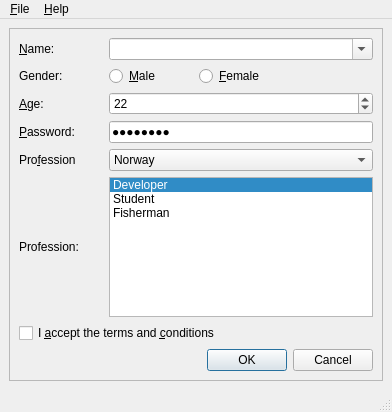
<ui version="4.0" >
 <class>MainWindow</class>
 <widget class="QMainWindow" name="MainWindow" >
  <property name="geometry" >
   <rect>
    <x>0</x>
    <y>0</y>
    <width>392</width>
    <height>412</height>
   </rect>
  </property>
  <property name="windowTitle" >
   <string>MainWindow</string>
  </property>
  <widget class="QWidget" name="centralwidget" >
   <layout class="QVBoxLayout" >
    <property name="margin" >
     <number>9</number>
    </property>
    <property name="spacing" >
     <number>6</number>
    </property>
    <item>
     <widget class="QFrame" name="mainFrame" >
      <property name="frameShape" >
       <enum>QFrame::StyledPanel</enum>
      </property>
      <property name="frameShadow" >
       <enum>QFrame::Raised</enum>
      </property>
      <layout class="QGridLayout" >
       <property name="margin" >
        <number>9</number>
       </property>
       <property name="spacing" >
        <number>6</number>
       </property>
       <item row="0" column="1" colspan="3" >
        <widget class="QComboBox" name="nameCombo" >
         <property name="toolTip" >
          <string>Specify your name</string>
         </property>
         <property name="editable" >
          <bool>true</bool>
         </property>
         <property name="currentIndex" >
          <number>-1</number>
         </property>
         <item>
          <property name="text" >
           <string>Girish</string>
          </property>
         </item>
         <item>
          <property name="text" >
           <string>Jasmin</string>
          </property>
         </item>
         <item>
          <property name="text" >
           <string>Simon</string>
          </property>
         </item>
         <item>
          <property name="text" >
           <string>Zack</string>
          </property>
         </item>
        </widget>
       </item>
       <item row="1" column="3" >
        <spacer>
         <property name="orientation" >
          <enum>Qt4::Horizontal</enum>
         </property>
         <property name="sizeHint" >
          <size>
           <width>40</width>
           <height>20</height>
          </size>
         </property>
        </spacer>
       </item>
       <item row="1" column="2" >
        <widget class="QRadioButton" name="femaleRadioButton" >
         <property name="styleSheet" >
          <string>Check this if you are female</string>
         </property>
         <property name="text" >
          <string>&amp;Female</string>
         </property>
        </widget>
       </item>
       <item row="1" column="0" >
        <widget class="QLabel" name="genderLabel" >
         <property name="text" >
          <string>Gender:</string>
         </property>
        </widget>
       </item>
       <item row="2" column="0" >
        <widget class="QLabel" name="ageLabel" >
         <property name="text" >
          <string>&amp;Age:</string>
         </property>
         <property name="buddy" >
          <cstring>ageSpinBox</cstring>
         </property>
        </widget>
       </item>
       <item row="1" column="1" >
        <widget class="QRadioButton" name="maleRadioButton" >
         <property name="toolTip" >
          <string>Check this if you are male</string>
         </property>
         <property name="text" >
          <string>&amp;Male</string>
         </property>
        </widget>
       </item>
       <item row="0" column="0" >
        <widget class="QLabel" name="nameLabel" >
         <property name="text" >
          <string>&amp;Name:</string>
         </property>
         <property name="buddy" >
          <cstring>nameCombo</cstring>
         </property>
        </widget>
       </item>
       <item row="3" column="0" >
        <widget class="QLabel" name="passwordLabel" >
         <property name="text" >
          <string>&amp;Password:</string>
         </property>
         <property name="buddy" >
          <cstring>passwordEdit</cstring>
         </property>
        </widget>
       </item>
       <item row="2" column="1" colspan="3" >
        <widget class="QSpinBox" name="ageSpinBox" >
         <property name="toolTip" >
          <string>Specify your age</string>
         </property>
         <property name="statusTip" >
          <string>Specify your age</string>
         </property>
         <property name="minimum" >
          <number>12</number>
         </property>
         <property name="value" >
          <number>22</number>
         </property>
        </widget>
       </item>
       <item row="7" column="2" colspan="2" >
        <widget class="QDialogButtonBox" name="buttonBox" >
         <property name="orientation" >
          <enum>Qt4::Horizontal</enum>
         </property>
         <property name="standardButtons" >
          <set>QDialogButtonBox::Cancel|QDialogButtonBox::NoButton|QDialogButtonBox::Ok</set>
         </property>
        </widget>
       </item>
       <item row="6" column="0" colspan="4" >
        <widget class="QCheckBox" name="agreeCheckBox" >
         <property name="toolTip" >
          <string>Please read the LICENSE file before checking</string>
         </property>
         <property name="text" >
          <string>I &amp;accept the terms and &amp;conditions</string>
         </property>
        </widget>
       </item>
       <item row="3" column="1" colspan="3" >
        <widget class="QLineEdit" name="passwordEdit" >
         <property name="toolTip" >
          <string>Specify your password</string>
         </property>
         <property name="statusTip" >
          <string>Specify your password</string>
         </property>
         <property name="text" >
          <string>Password</string>
         </property>
         <property name="echoMode" >
          <enum>QLineEdit::Password</enum>
         </property>
        </widget>
       </item>
       <item row="5" column="1" colspan="3" >
        <widget class="QListWidget" name="professionList" >
         <property name="toolTip" >
          <string>Select your profession</string>
         </property>
         <property name="statusTip" >
          <string>Specify your name here</string>
         </property>
         <property name="whatsThis" >
          <string>Specify your name here</string>
         </property>
         <property name="currentRow" >
          <number>0</number>
         </property>
         <item>
          <property name="text" >
           <string>Developer</string>
          </property>
         </item>
         <item>
          <property name="text" >
           <string>Student</string>
          </property>
         </item>
         <item>
          <property name="text" >
           <string>Fisherman</string>
          </property>
         </item>
        </widget>
       </item>
       <item row="5" column="0" >
        <widget class="QLabel" name="label" >
         <property name="text" >
          <string>Profession:</string>
         </property>
         <property name="buddy" >
          <cstring>professionList</cstring>
         </property>
        </widget>
       </item>
       <item row="4" column="1" colspan="3" >
        <widget class="QComboBox" name="countryCombo" >
         <property name="toolTip" >
          <string>Specify country of origin</string>
         </property>
         <property name="statusTip" >
          <string>Specify country of origin</string>
         </property>
         <property name="currentIndex" >
          <number>6</number>
         </property>
         <item>
          <property name="text" >
           <string>Egypt</string>
          </property>
         </item>
         <item>
          <property name="text" >
           <string>France</string>
          </property>
         </item>
         <item>
          <property name="text" >
           <string>Germany</string>
          </property>
         </item>
         <item>
          <property name="text" >
           <string>India</string>
          </property>
         </item>
         <item>
          <property name="text" >
           <string>Italy</string>
          </property>
         </item>
         <item>
          <property name="text" >
           <string>Korea</string>
          </property>
         </item>
         <item>
          <property name="text" >
           <string>Norway</string>
          </property>
         </item>
        </widget>
       </item>
       <item row="4" column="0" >
        <widget class="QLabel" name="countryLabel" >
         <property name="text" >
          <string>Pro&amp;fession</string>
         </property>
         <property name="buddy" >
          <cstring>professionList</cstring>
         </property>
        </widget>
       </item>
      </layout>
     </widget>
    </item>
   </layout>
  </widget>
  <widget class="QMenuBar" name="menubar" >
   <property name="geometry" >
    <rect>
     <x>0</x>
     <y>0</y>
     <width>392</width>
     <height>25</height>
    </rect>
   </property>
   <widget class="QMenu" name="menu_File" >
    <property name="title" >
     <string>&amp;File</string>
    </property>
    <addaction name="editStyleAction" />
    <addaction name="separator" />
    <addaction name="exitAction" />
   </widget>
   <widget class="QMenu" name="menu_Help" >
    <property name="title" >
     <string>&amp;Help</string>
    </property>
    <addaction name="aboutAction" />
    <addaction name="separator" />
    <addaction name="aboutQtAction" />
   </widget>
   <addaction name="menu_File" />
   <addaction name="menu_Help" />
  </widget>
  <widget class="QStatusBar" name="statusbar" />
  <action name="exitAction" >
   <property name="text" >
    <string>&amp;Exit</string>
   </property>
  </action>
  <action name="aboutQtAction" >
   <property name="text" >
    <string>About Qt</string>
   </property>
  </action>
  <action name="editStyleAction" >
   <property name="text" >
    <string>Edit &amp;Style</string>
   </property>
  </action>
  <action name="aboutAction" >
   <property name="text" >
    <string>About</string>
   </property>
  </action>
 </widget>
 <resources/>
 <connections/>
</ui>
